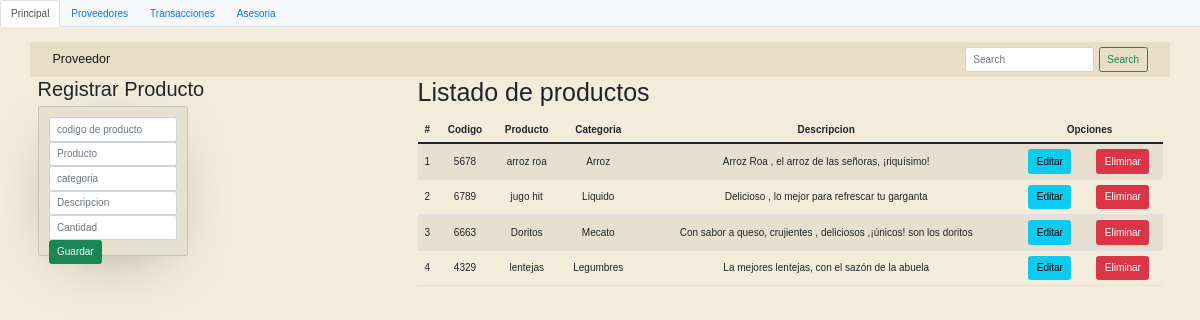
/productos/, run on the app's committed database.
### aplicaciones/models.py (models this page shows, shortened)
class producto (models.Model):
    codigoPrd = models.CharField(primary_key=True,max_length=4)
    nombre = models.CharField(max_length=30)
    categoria= models.CharField(max_length=50)
    descripcion=models.CharField(max_length=150,default="" )
    cantidadA = models.IntegerField(default=0)
    tipodeTransaccion= models.CharField(max_length=10,default="")
    fecha = models.DateField(default=timezone.now)
    cantidadB= models.IntegerField(default=0)
    nombreP= models.CharField(max_length=30, default="...")
    class Meta:
        ordering= ['-fecha']

### aplicaciones/views.py (the view)
# urls.py: path('productos/',views.productos),
def productos (request):
    listadoProductos = producto.objects.all()
    listadoProveedores= proveedor.objects.all()
    return render (request,"productos.html",{"productos": listadoProductos})

### aplicaciones/templates/productos.html (shortened to what this page needs)
{% extends "./base.html" %}
{% block body %}
<ul class="nav nav-tabs" style="background-color: #f6f9fc;">
  <li class="nav-item">
    <a class="nav-link active" aria-current="page" href="volver/">Principal</a>
  </li>
  <li class="nav-item">
    <a class="nav-link" href="iraProveedores/">Proveedores</a>
  </li>
  <li class="nav-item">
    <a class="nav-link" href="iraTransacciones/">Transacciones</a>
  </li>
  <li class="nav-item">
    <a class="nav-link ">Asesoria</a>
  </li>
</ul>
<div class="container py-4">
    <div class="row" >
        <nav class="navbar navbar-light" style="background-color: #e8ddc5;">
            <div class="container-fluid">
            <a class="navbar-brand">Proveedor</a>
            <form class="d-flex">
                <input class="form-control me-2" type="search" placeholder="Search" aria-label="Search">
                <button class="btn btn-outline-success" type="submit" >Search</button>
            </form>
            </div>
        </nav>
        <div class= "col-sm-12 col-md-6 col-lg-4 col-xl-4">
            <h2>Registrar Producto</h2>
            <div class="card">
                <div class="card-body">
                    <form action="/registrarProducto/" method="POST"> {% csrf_token %}
                    <div class="form-group">
                        <input type="text" id="txtcodigoPrd" name="txtcodigoPrd" class ="form-control" placeholder="codigo de producto"
                        minlength="4" maxlength="4" required>
                        </div>
                        <div class="form-group">
                        <input type="text" id="txtnombre" name="txtnombre" class ="form-control" placeholder="Producto"
                        maxlength="30" required>
                        </div>
                        <div class="form-group">
                        <input type="text" id="txtcategoria" name="txtcategoria" class ="form-control" placeholder="categoria"
                        maxlength="50" required>
                        </div>
                        <div class="form-group">
                        <input type="text" id="txtdescripcion" name="txtdescripcion" class ="form-control" placeholder="Descripcion"
                        maxlength="150" required>
                        </div>
                        <div class="form-group">
                        <input type="text" id="txtcantidad" name="txtcantidad" class ="form-control" placeholder="Cantidad"
                        maxlength="15">
                        </div>
                        <div class="form-group" >
                        <button type="submit"  class="btn btn-success btn-block text-white">Guardar</button>
                        </div>
                </form>
            </div>
        </div>
    </div>
        <div class= "col-sm-12 col-md-6 col-lg-8 col-xl-8">
            <h1>Listado de productos</h1>
        <div class="table resposive py-2">
            <table class= "table table-striped">
                <thead>
                    <tr>
                        <th>#</th>
                        <th>Codigo</th>
                        <th>Producto</th>
                        <th>Categoria</th>
                        <th>Descripcion</th>
                        <th colspan="2">Opciones</th>
                    </tr>
                </thead>
                <tbody>
                    {% for c in productos %}
                    <tr>
                        <td>{{forloop.counter}}</td>
                        <td>{{c.codigoPrd}}</td>
                        <td>{{c.nombre}}</td>
                        <td>{{c.categoria}}</td>
                        <td>{{c.descripcion}}</td>
                        <td><a href="edicionProducto/{{c.codigoPrd}}" class="btn btn-info" >Editar</a></td>
                        <td><a href="eliminarProducto/{{c.codigoPrd}}" class="btn btn-danger btnEliminacion" >Eliminar</a></td>
                    </tr>
                    {% endfor %}
                </tbody>
            </table>
        </div>
        </div>
    </div>
</div>
{% endblock %}

### aplicaciones/static/css/gestionProveedore.css (style rules this page uses)
th, td { text-align: center; vertical-align: middle; }

### aplicaciones/static/css/principal.css (style rules this page uses)
*, *::after, *::before { box-sizing: inherit; margin: 0; padding: 0; }
html { font-size: 62.5%; }
body { box-sizing: border-box; font-family: 'Open Sans', sans-serif; position: relative; }
.card { background-color: rgba(0,0,0, .05); box-shadow: -.1rem 1.7rem 6.6rem -3.2rem rgba(0,0,0,0.5); height: 15rem; position: relative; transition: all 1s ease; width: 15rem; }

### aplicaciones/static/css/transac.css (style rules this page uses)
* { box-sizing: border-box; -webkit-box-sizing: border-box; -moz-box-sizing: border-box; }
body { font-family: Helvetica; -webkit-font-smoothing: antialiased; background: rgba( 71, 147, 227, 1); }

### data on the page
producto: codigoPrd "5678", nombre "arroz roa", categoria "Arroz", descripcion "Arroz Roa , el arroz de las señoras, ¡riquísimo!"
producto: codigoPrd "6789", nombre "jugo hit", categoria "Liquido", descripcion "Delicioso , lo mejor para refrescar tu garganta"
producto: codigoPrd "6663", nombre "Doritos", categoria "Mecato", descripcion "Con sabor a queso, crujientes , deliciosos ,¡únicos! son los doritos"
producto: codigoPrd "4329", nombre "lentejas", categoria "Legumbres", descripcion "La mejores lentejas, con el sazón de la abuela"
